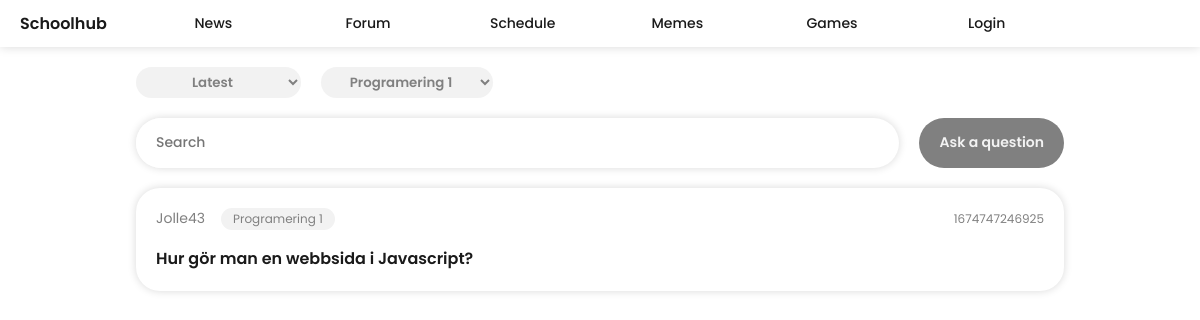
The app's page /pages/forum/forum.php with its own data.
### tables this page shows
CREATE TABLE users (
    UserID int NOT NULL PRIMARY KEY AUTO_INCREMENT,
    Email varchar(100) NOT NULL UNIQUE,
    Username varchar(50) NOT NULL,
    FirstName varchar(50),
    LastName varchar(50),
    Rank int
);

CREATE TABLE course (
    CourseID int NOT NULL PRIMARY KEY AUTO_INCREMENT,
    CourseName varchar(255),
    CourseCode varchar(10)
);

CREATE TABLE forum_question (
    QuestionID int NOT NULL PRIMARY KEY AUTO_INCREMENT,
    CourseID int NOT NULL,
    UserID int NOT NULL,
    Title varchar(80),
    Content varchar(1000),
    dt bigint,
    Upvote int
);

### includes/dbh.func/general/dbh.general.php (called while the page is built, shortened)
<?php
    include_once('includes/dbh.func/general/dbh.inc.php');
    function getUserFromId($id) {
        global $conn;
        $stmt = $conn->prepare("SELECT * FROM users WHERE userID = ?;");
        $stmt->bind_param("s", $id);
        $stmt->execute();
        $result = $stmt->get_result();
        return $result->fetch_object();
    }
    function loginCheck() {
        return False;
    }
?>

### includes/dbh.func/forum/dbh.forum.php (called while the page is built, shortened)
<?php
    function getQuestions(){
        global $conn;
        $stmt = $conn->prepare("SELECT * FROM forum_question;");
        $stmt->execute();
        $result = $stmt->get_result();
        $result = $result->fetch_all();
        return $result;
    }
    function getCourses(){
        global $conn;
        $stmt = $conn->prepare("SELECT * FROM course;");
        $stmt->execute();
        $result = $stmt->get_result();
        $result = $result->fetch_all();
        return $result;
    }
    function getCourseByID($id){
        global $conn;
        $stmt = $conn->prepare("SELECT * FROM course WHERE CourseID = ?;");
        $stmt->bind_param("s", $id);
        $stmt->execute();
        $result = $stmt->get_result();
        $result = $result->fetch_all();
        $result = $result[0];
        return $result;
    }
?>

### pages/forum/forum.php (the view, shortened to what this page needs)
<?php
    include_once('includes/dbh.func/forum/dbh.forum.php');
    include_once('includes/HTMLElements/general.elements.php');
    include_once('includes/HTMLElements/forum.elements.php');
?>
<!DOCTYPE html>
<html lang="en">
<head>
    <link rel="stylesheet" href="/public/style/mainStyle.css">
    <link rel="stylesheet" href="/public/style/commonStyle.css">
    <link rel="stylesheet" href="/public/style/pages/forum/forumStyle.css">
    <link rel="stylesheet" href="/public/style/elementPosition.css">
</head>
<body>
    <header>
        <div id="navCon">
            <a id="logoButton" href="/">Schoolhub</a>
            <nav>
                <?php echo drawNavbar() ?>
            </nav>
        </div>
        <div class="verticalCon header1">
            <select class="filterPill" name="" id="">
                <option value="">Latest</option>
            </select>
            <select class="filterPill" name="" id="">
                <?php
                    $courses = getCourses();
                    for($i = 0; $i < sizeof($courses); $i++){
                ?>
                <option value="<?php echo $courses[$i][1] ?>"><?php echo $courses[$i][1] ?></option>
                <?php
                    }
                ?>
            </select>
        </div>
        <div class="verticalCon header2">
            <form class="searchbar" action="">
                <input class="searchfield" placeholder="Search" type="text">
                <button class="searchButton"><img class="icon" src="/public/style/includes/icons/searchIcon.svg" alt=""></button>
            </form>
            <button class="aaqButton" id="askQuestion">Ask a question</button>
        </div>
    </header>
    <section class="horizontalCon contentFeed" id="questionCardFeed">
        <?php
            $questions = getQuestions();
            for($current = sizeof($questions)-1; $current >= 0; $current--){
                echo questionCard($questions[$current]);
            }
        ?>
    </section>
    <footer></footer>
</body>
</html>

### includes/HTMLElements/general.elements.php
<?php
    function drawNavbar(){
        $navbuttons =   [
            ["News",        "/news"],
            ["Forum",       "/forum"],
            ["Schedule",    "/schedule"],
            ["Memes",       "/memes"],
            ["Games",       "/games"]
        ];
        if (loginCheck()) {
            array_push($navbuttons, ["Account", "/account"]);
        }
        else {
            array_push($navbuttons, ["Login", "/login"]);
        }
        $navbar = "";
        for($b = 0; $b < sizeof($navbuttons); $b++){
            $content = $navbuttons[$b][0];
            $url = $navbuttons[$b][1];
            $navbar .= "<a class='navButton buttonText' href='$url'>
                            <p class='navText'>$content</p>
                            <img class='navIcon' src='/public/style/includes/icons/searchIcon.svg' alt=''>
                        </a>";
        }
        return $navbar;
    }
?>

### includes/HTMLElements/forum.elements.php (shortened to what this page needs)
<?php
    include_once('includes\dbh.func\general\dbh.general.php');
    function questionCard($question){
        $id = $question[0];
        $course = getCourseByID($question[1]);
            $courseColor = $course[2];
            $courseName = $course[1];
        $user = getUserFromId($question[2]);
            $username = $user->Username;
        $title = $question[3];
        $date = $question[5];
        $card = "<a href='/forum/question?question=$id'>
                    <div class='forumCard'>
                        <div class='fcHeader'>
                            <p class='fcUsername'>$username</p>
                            <div class='meta $courseColor'><p>$courseName</p></div>
                            <p class='fcInfoText'>$date</p>
                        </div>
                        <p class='fcTitleText'>$title</p>
                    </div>
                </a>";
        return $card;
    }
?>

### public/style/mainStyle.css (style rules this page uses)
:root { --mainColor_95: hsl(0 0% 95%); --mainColor_85: hsl(0 0% 85%); --mainColor_50: hsl(0 0% 50%); --mainColor_25: hsl(0 0% 25%); --mainColor_10: hsl(0 0% 10%); }
* { margin: 0%; padding: 0%; border: none; text-decoration: none; font-family: 'poppins'; }
#navCon { top: 0rem; position: sticky; width: 100%; grid-column: 1 / span 3; grid-row: 1; box-shadow: 0rem 0rem 0.625rem var(--mainColor_85); background-color: #fff; display: grid; grid-template-columns: 1fr minmax( 12rem , 58rem ) 1fr; align-items: center; gap: 1.25rem; }
nav { display: flex; flex-direction: row; }
#logoButton { font-family: 'poppins-semibold'; margin-left: 1.25rem; color: var(--mainColor_10); }
.navButton { width: 100%; padding: 0.825em; display: grid; place-items: center; }
.navText { font-family: 'poppins-medium'; font-size: 0.875rem; color: var(--mainColor_10); }
.verticalCon { display: flex; flex-direction: row; gap: 1.25rem; }
.horizontalCon { display: flex; flex-direction: column; gap: 1.25rem; }

### public/style/commonStyle.css (style rules this page uses)
.searchbar { flex-grow: 1; height: 3.125em; border-radius: 2rem; box-shadow: 0rem 0rem 0.5rem var(--mainColor_85); background-color: #fff; display: flex; justify-content: center; }
.searchfield { padding-left: 1.25rem; width: 100%; outline: none; border: none; border-radius: 2rem 0rem 0rem 2rem; color: var(--mainColor_10); font-size: 0.875rem; font-family: 'poppins-medium'; }
.searchButton { margin: 0.5rem 0.5rem 0.5rem 0rem; padding: 0.25rem 0.75rem; border-radius: 2rem; background-color: #00000000; display: grid; place-items: center; }
.filterPill { padding: 0.3rem 1rem; border-radius: 1rem; font-family: 'poppins-semibold'; text-align: center; color: var(--mainColor_50); background-color: var(--mainColor_95); }

### public/style/pages/forum/forumStyle.css (style rules this page uses)
header { background-color: #fff; display: grid; grid-template-columns: 1fr minmax( 12rem , 58rem ) 1fr; gap: 1.25rem; }
.aaqButton { padding: 0.75rem 1.25rem; border-radius: 3rem; font-size: 0.875rem; font-family: 'poppins-semibold'; color: var(--mainColor_95); background-color: var(--mainColor_50); display: grid; place-items: center; }
.fcHeader { display: grid; align-items: center; grid-template-columns: max-content 1fr max-content; gap: 1rem; }
.fcUsername { font-size: 0.875rem; color: var(--mainColor_50); }
.fcInfoText { grid-column: 3; font-size: 0.75rem; color: var(--mainColor_50); }
.fcTitleText { font-family: 'poppins-semibold'; color: var(--mainColor_10); }
.forumCard { padding: 1.25rem; border-radius: 1.5rem; box-shadow: 0rem 0rem 0.5rem var(--mainColor_85); display: flex; flex-direction: column; gap: 1rem; }
.meta { width: max-content; padding: 0.125rem 0.75rem; border-radius: 2rem; font-size: 0.75rem; font-family: 'poppins-medium'; color: var(--mainColor_50); background-color: var(--mainColor_95); display: grid; place-items: center; }

### public/style/elementPosition.css (style rules this page uses)
body { display: grid; grid-template-columns: 1fr minmax( 12rem , 58rem ) 1fr; gap: 1.25rem; }
header { grid-column: 1 / span 3; grid-row: 1; }
.header1 { grid-column: 2; grid-row: 2; }
.header2 { grid-column: 2; grid-row: 3; }
nav { grid-column: 2; }
.contentFeed { grid-column: 2; }

### records on screen
users: Username "Jolle43"
course: CourseName "Programering 1"
forum_question: dt "1674747246925", Title "Hur gör man en webbsida i Javascript?"

### other values on screen
$content "News"
$content "Forum"
$content "Schedule"
$content "Memes"
$content "Games"
$content "Login"
form field value "Programering 1"
